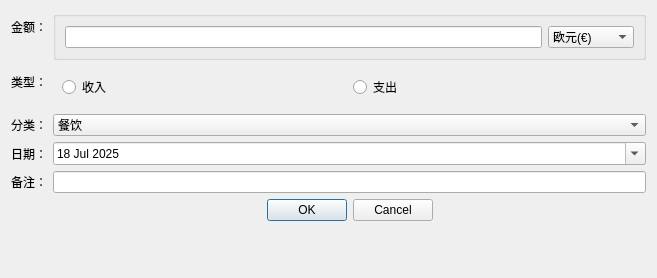
<?xml version="1.0" encoding="UTF-8"?>
<ui version="4.0">
 <class>AddRecordDialog</class>
 <widget class="QDialog" name="AddRecordDialog">
  <property name="geometry">
   <rect>
    <x>0</x>
    <y>0</y>
    <width>657</width>
    <height>278</height>
   </rect>
  </property>
  <property name="windowTitle">
   <string>Dialog</string>
  </property>
  <layout class="QFormLayout" name="formLayout">
   <item row="6" column="1">
    <widget class="QDialogButtonBox" name="buttonBox">
     <property name="orientation">
      <enum>Qt::Orientation::Horizontal</enum>
     </property>
     <property name="standardButtons">
      <set>QDialogButtonBox::StandardButton::Cancel|QDialogButtonBox::StandardButton::Ok</set>
     </property>
     <property name="centerButtons">
      <bool>true</bool>
     </property>
    </widget>
   </item>
   <item row="0" column="1">
    <widget class="QGroupBox" name="groupBoxAmountrAndCurrency">
     <property name="title">
      <string/>
     </property>
     <layout class="QHBoxLayout" name="horizontalLayout_2">
      <item>
       <widget class="QLineEdit" name="lineEditAmount"/>
      </item>
      <item>
       <widget class="QComboBox" name="comboBoxCurrency">
        <property name="mouseTracking">
         <bool>false</bool>
        </property>
        <item>
         <property name="text">
          <string>欧元(€)</string>
         </property>
        </item>
        <item>
         <property name="text">
          <string>人民币(￥)</string>
         </property>
        </item>
       </widget>
      </item>
     </layout>
    </widget>
   </item>
   <item row="0" column="0">
    <widget class="QLabel" name="labelNumber">
     <property name="text">
      <string>金额：</string>
     </property>
    </widget>
   </item>
   <item row="1" column="0">
    <widget class="QLabel" name="labelType">
     <property name="text">
      <string>类型：</string>
     </property>
    </widget>
   </item>
   <item row="1" column="1">
    <widget class="QWidget" name="widgetType" native="true">
     <layout class="QHBoxLayout" name="horizontalLayout">
      <item>
       <widget class="QRadioButton" name="radioIncome">
        <property name="text">
         <string>收入</string>
        </property>
       </widget>
      </item>
      <item>
       <widget class="QRadioButton" name="radioExpense">
        <property name="text">
         <string>支出</string>
        </property>
       </widget>
      </item>
     </layout>
    </widget>
   </item>
   <item row="2" column="0">
    <widget class="QLabel" name="labelCategory">
     <property name="text">
      <string>分类：</string>
     </property>
    </widget>
   </item>
   <item row="2" column="1">
    <widget class="QComboBox" name="comboBoxCategory">
     <property name="currentIndex">
      <number>2</number>
     </property>
     <item>
      <property name="text">
       <string>住房</string>
      </property>
     </item>
     <item>
      <property name="text">
       <string>交通</string>
      </property>
     </item>
     <item>
      <property name="text">
       <string>餐饮</string>
      </property>
     </item>
     <item>
      <property name="text">
       <string>医疗</string>
      </property>
     </item>
     <item>
      <property name="text">
       <string>娱乐</string>
      </property>
     </item>
     <item>
      <property name="text">
       <string>日用</string>
      </property>
     </item>
     <item>
      <property name="text">
       <string>其他</string>
      </property>
     </item>
    </widget>
   </item>
   <item row="3" column="0">
    <widget class="QLabel" name="labelDate">
     <property name="text">
      <string>日期：</string>
     </property>
    </widget>
   </item>
   <item row="3" column="1">
    <widget class="QDateEdit" name="dateEditDate">
     <property name="calendarPopup">
      <bool>true</bool>
     </property>
     <property name="timeSpec">
      <enum>Qt::TimeSpec::LocalTime</enum>
     </property>
     <property name="date">
      <date>
       <year>2025</year>
       <month>7</month>
       <day>18</day>
      </date>
     </property>
    </widget>
   </item>
   <item row="4" column="0">
    <widget class="QLabel" name="label">
     <property name="text">
      <string>备注：</string>
     </property>
    </widget>
   </item>
   <item row="4" column="1">
    <widget class="QLineEdit" name="lineEditcomment"/>
   </item>
  </layout>
 </widget>
 <resources/>
 <connections>
  <connection>
   <sender>buttonBox</sender>
   <signal>accepted()</signal>
   <receiver>AddRecordDialog</receiver>
   <slot>accept()</slot>
   <hints>
    <hint type="sourcelabel">
     <x>248</x>
     <y>254</y>
    </hint>
    <hint type="destinationlabel">
     <x>157</x>
     <y>274</y>
    </hint>
   </hints>
  </connection>
  <connection>
   <sender>buttonBox</sender>
   <signal>rejected()</signal>
   <receiver>AddRecordDialog</receiver>
   <slot>reject()</slot>
   <hints>
    <hint type="sourcelabel">
     <x>316</x>
     <y>260</y>
    </hint>
    <hint type="destinationlabel">
     <x>286</x>
     <y>274</y>
    </hint>
   </hints>
  </connection>
 </connections>
</ui>
